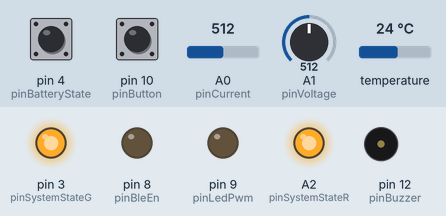
A sketch run on a simulated Arduino Uno, built with avr-gcc and run on an emulated ATmega328P. On the bench: output pins drawn as LEDs (lit = HIGH), buzzer (waves = sounding). The inputs (shaded band) are chosen by the test bench; at power-on: pin 10 (pinButton) HIGH, temperature 24 °C, pin 4 (pinBatteryState) HIGH, A0 (pinCurrent) = 512, A1 (pinVoltage) = 512.

Above: at 1.2 s.
1.3 s: pin 10 (pinButton) pulled LOW for 1 s
5.4 s: temperature set to 12 °C
Timing chart, 0 to 14.9 s (numbered marks = the images above; inputs shaded):
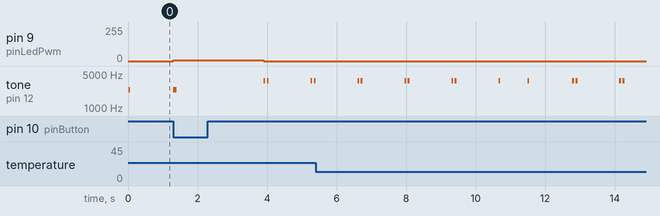

The sketch:

lightsource.ino
```cpp
#include <SoftwareSerial.h>
#include <Thread.h>
#include <OneWire.h>
#include <DallasTemperature.h>

float			valueCurrentF;
float			valueVoltageF;
unsigned short	valueCurrent = 0;
unsigned short	valueVoltage = 0;
unsigned short	valueBatteryState = 0;
unsigned short	valueTemperature = 1234;
unsigned short	valueLedPwm = 0;
unsigned short	valueButtonState = 0;

unsigned char	dataTmpBuzzerMode = 0;
unsigned char	dataTmpBuzzerIndex = 1;
boolean			dataTmpBuzzerIsRun = false;
unsigned short	dataTmpSystemState = 0;
unsigned short	dataTmpLedMode = 0;
unsigned short	dataTmpLedModeOffIndex = 0;
boolean			dataTmpLedModeBack = false;
boolean			dataTmpLedIsOff = false;
boolean			dataTmpButtonIsTouch = false;
boolean			dataTmpWelcome = true;
unsigned short	dataTmpCapacityTime = 0;
boolean			dataTmpBleOff = false;

const char		pinCurrent = A0;
const char		pinVoltage = A1;
const char		pinBatteryTemp = 2;
const char		pinBatteryState = 4;
const char		pinSystemStateG = 3;
const char		pinSystemStateR = A2;
const char		pinBleState = 5;
const char		pinBleTx = 6;
const char		pinBleRx = 7;
const char		pinBleEn = 8;
const char		pinLedPwm = 9;
const char		pinButton = 10;
const char		pinBuzzer = 12;

const float		ADC_RESOLUTION = 5.0f / 1024.0f;
const float		ADC_RESISTIVE = (100000.0f + 47000.0f) / 47000.0f;

SoftwareSerial SerialBle(pinBleTx, pinBleRx);

OneWire oneWire(pinBatteryTemp);
DallasTemperature sensors(&oneWire);

Thread threadSetSerialMOSI = Thread();
Thread threadSetBuzzer = Thread();
Thread threadSetBleOff = Thread();
Thread threadCapacity = Thread();

void setup() {

	Serial.begin(9600);
	SerialBle.begin(9600);

	pinMode(pinBleEn, OUTPUT);
	pinMode(pinBatteryState, INPUT_PULLUP);
	pinMode(pinSystemStateG, OUTPUT);
	pinMode(pinSystemStateR, OUTPUT);
	pinMode(pinBleState, INPUT_PULLUP);
	pinMode(pinBleEn, OUTPUT);
	pinMode(pinLedPwm, OUTPUT);
	pinMode(pinButton, INPUT_PULLUP);
	pinMode(pinBuzzer, OUTPUT);

	digitalWrite(pinSystemStateG, HIGH);
	digitalWrite(pinSystemStateR, HIGH);

	/* Temperature */
	sensors.begin();

	/* Thread */
	threadSetSerialMOSI.onRun(setSerialMOSI);
	threadSetSerialMOSI.setInterval(500);
	threadSetBuzzer.onRun(setBuzzerMode);

	threadCapacity.setInterval(500);
	threadCapacity.onRun(setCapacity);
}

void loop() {

	if (dataTmpWelcome) {
		dataTmpWelcome = false;
		tone(pinBuzzer, 2400, 50);
	}

	getDigitalReadValue();
	updataSerialMISO();
	updataSerialMOSI();
	updataBuzzer();
	updataCapacity();
}

int bufferIndex = 0;
const int bufferSize = 16;
int bufferContainer[bufferSize];
void updataSerialMISO() {
	// 4D 49 00 08 6D

	// Read Packet
	while (SerialBle.available() > 0)
		bufferContainer[bufferIndex++] = SerialBle.read();

	// Reast Buffer Index
	if (bufferIndex > (sizeof(bufferContainer) - 1))
		bufferIndex = 0;

	// Analysis Packet
	for (int i = 0; i < sizeof(bufferContainer); i++) {
		if (bufferContainer[i] == 0x4D && bufferContainer[i + 1] == 0x49 && bufferContainer[i + 4] == 0x6D) {

			setLedPwm(bufferContainer[i + 2]);

			//Serial.print(" >> ");
			//Serial.println(+ bufferContainer[i + 2]);
			//
			//Serial.println("--");
			//for (int j = i; j < (i + 5); j++) {
			//	Serial.print(" ");
			//	Serial.print(bufferContainer[j], HEX);
			//}

			// Debug
			setSystemState(1);
			// setBuzzer(0);

			// Reast Buffer Container
			memset(bufferContainer, 0x00, sizeof(bufferContainer));
			bufferIndex = 0;
			// break;
		}
	}
}

void updataSerialMOSI() {
	if (threadSetSerialMOSI.shouldRun() && !dataTmpBleOff)
		threadSetSerialMOSI.run();
}

void updataBuzzer() {
	if (dataTmpBuzzerIsRun) {
		if (threadSetBuzzer.shouldRun())
			threadSetBuzzer.run();
		if (dataTmpBuzzerIndex == 0)
			dataTmpBuzzerIsRun = false;
	}
}

void updataCapacity() {
	if (threadCapacity.shouldRun())
		threadCapacity.run();
}

/* Analog Read Value */
void getAnalogReadValue() {
	valueCurrent = analogRead(pinCurrent);
	valueVoltage = analogRead(pinVoltage);
}

/* Digital Read Value */
void getDigitalReadValue() {

	// Serial.println(digitalRead(pinBleState));

	if (valueBatteryState != digitalRead(pinBatteryState))
		valueBatteryState = digitalRead(pinBatteryState);

	if (digitalRead(pinButton) == HIGH) {
		valueButtonState = 1;

		if (!dataTmpButtonIsTouch) {
			dataTmpButtonIsTouch = true;
		}
		else {
			dataTmpLedModeOffIndex++;
			if (dataTmpLedModeOffIndex > 8000) {
				dataTmpLedModeOffIndex = 0;
				dataTmpLedIsOff = true;
				setLedMode();
			}
		}
	}

	if (digitalRead(pinButton) == LOW) {
		valueButtonState = 0;

		if (dataTmpButtonIsTouch) {
			dataTmpButtonIsTouch = false;
			if (dataTmpLedIsOff) {
				dataTmpLedIsOff = false;
			}
			else {
				dataTmpLedModeOffIndex = 0;
				setLedMode();
			}
		}
	}
}

/* System State Led */
void setSystemState(int value) {
	dataTmpSystemState = value;
	if (dataTmpSystemState == 11)
		digitalWrite(pinSystemStateR, LOW);
	if (dataTmpSystemState == 10)
		digitalWrite(pinSystemStateR, HIGH);
}

/* LED PWM 設定 */
void setLedPwm(int value) {
	valueLedPwm = value;
	analogWrite(pinLedPwm, valueLedPwm);
}

void setLedMode() {

	if (dataTmpLedIsOff) {
		dataTmpLedMode = 0;
		dataTmpLedModeOffIndex = 0;
		dataTmpLedModeBack = false;
		setLedPwm(0);
		setBuzzer(2);
	}
	else {

		// BZ
		if (dataTmpLedMode == 3)
			setBuzzer(1);
		else
			setBuzzer(0);

		// LED
		switch (dataTmpLedMode) {
		case 0:
			setLedPwm(4);
			break;
		case 1:
			setLedPwm(64);
			break;
		case 2:
			setLedPwm(128);
			break;
		case 3:
			setLedPwm(255);
			break;
		}

		// Mode Index Add
		if (!dataTmpLedModeBack) {
			if (dataTmpLedMode < 3)
				dataTmpLedMode++;
			else
				dataTmpLedModeBack = true;
		}

		// Mode Index Less
		if (dataTmpLedModeBack && dataTmpLedMode > 1) {
			dataTmpLedMode--;
			if (dataTmpLedMode == 1)
				dataTmpLedModeBack = false;
		}

	}
}

/* BLE Data MOSI */
void setSerialMOSI() {
	getAnalogReadValue();
	setSystemState(0);

	sensors.requestTemperatures();
	valueTemperature = sensors.getTempCByIndex(0);

	char dataArray[13];

	dataArray[0] = 0x4D;							//   PacketStart
	dataArray[1] = 0x4F;							//	 PacketMOSI
	dataArray[2] = (valueCurrent >> 8) & 0xFF;		// H Current
	dataArray[3] = valueCurrent & 0xFF;				// L Current
	dataArray[4] = (valueVoltage >> 8) & 0xFF;		// H Voltage
	dataArray[5] = valueVoltage & 0xFF;				// L Voltage
	dataArray[6] = valueBatteryState & 0xFF;		//	 BatteryState
	dataArray[7] = (valueTemperature >> 8) & 0xFF;	// H Temperature
	dataArray[8] = valueTemperature & 0xFF;			// L Temperature
	dataArray[9] = valueLedPwm & 0xFF;				//   LedPwm
	dataArray[10] = valueButtonState & 0xFF;		// L LedPwmTemperature
	unsigned short valueSum = 0;
	for (int i = 2; i < 13; i++)
		valueSum += dataArray[i];
	dataArray[11] = valueSum & 0xFF;				//   PacketSum
	dataArray[12] = 0x6D;							//   PacketEnd

	for (int i = 0; i < sizeof(dataArray); i++)
		SerialBle.print(dataArray[i]);
}

/* Buzzer Mode Setting */
void setBuzzer(int mode) {
	if (!dataTmpBuzzerIsRun) {
		dataTmpBuzzerIsRun = true;
		dataTmpBuzzerMode = mode;
		switch (dataTmpBuzzerMode) {
		case 0:
			threadSetBuzzer.setInterval(100);
			dataTmpBuzzerIndex = 0;
			break;
		case 1:
			threadSetBuzzer.setInterval(100);
			dataTmpBuzzerIndex = 0;
			break;
		case 2:
			threadSetBuzzer.setInterval(100);
			dataTmpBuzzerIndex = 2;
			break;
		case 3:
			threadSetBuzzer.setInterval(500);
			dataTmpBuzzerIndex = 3;
			break;
		}
	}
}

/* Buzzer Mode Database */
void setBuzzerMode() {
	if (dataTmpBuzzerIndex > 0)
		dataTmpBuzzerIndex--;
	switch (dataTmpBuzzerMode) {
	case 0:
		tone(pinBuzzer, 2400, 100);
		break;
	case 1:
		tone(pinBuzzer, 4000, 50);
		break;
	case 2:
		tone(pinBuzzer, 3600, 50);
		break;
	case 3:
		if (dataTmpBuzzerIndex == 2)
			tone(pinBuzzer, 2000, 200);
		if (dataTmpBuzzerIndex == 1)
			tone(pinBuzzer, 1000, 100);
		if (dataTmpBuzzerIndex == 0)
			tone(pinBuzzer, 1000, 100);
		break;
	}
}

/*
>Vcc	>%		>Time	>Led	>BZ
10.8V	10		1s		R		ON
11.0V	20		10s		R		ON
11.2V	40		2s		R
11.4V	50		5s		R
11.6V	60		5s		G/R
11.8V	80		5s		G
12.6V	100		10s		G
*/

void setCapacity() {

	if (valueVoltageF > 11.8) {
		// Serial.println("11.8");
		if ((dataTmpCapacityTime % 5) == 4) {
			digitalWrite(pinSystemStateG, LOW);
			digitalWrite(pinSystemStateR, HIGH);
		}
		else {
			digitalWrite(pinSystemStateG, HIGH);
			digitalWrite(pinSystemStateR, HIGH);
		}
	}
	else if (valueVoltageF > 11.6) {
		// Serial.println("11.6");
		if ((dataTmpCapacityTime % 2) == 1) {
			digitalWrite(pinSystemStateG, LOW);
			digitalWrite(pinSystemStateR, HIGH);
		}
		else {
			digitalWrite(pinSystemStateG, HIGH);
			digitalWrite(pinSystemStateR, HIGH);
		}
	}
	else if (valueVoltageF > 11.4) {
		// Serial.println("11.4");
		if ((dataTmpCapacityTime % 5) == 4) {
			digitalWrite(pinSystemStateG, LOW);
			digitalWrite(pinSystemStateR, LOW);
		}
		else {
			digitalWrite(pinSystemStateG, HIGH);
			digitalWrite(pinSystemStateR, HIGH);
		}
	}
	else if (valueVoltageF > 11.2) {
		// Serial.println("11.2");
		if ((dataTmpCapacityTime % 2) == 1) {
			digitalWrite(pinSystemStateG, LOW);
			digitalWrite(pinSystemStateR, HIGH);
		}
		else {
			digitalWrite(pinSystemStateG, HIGH);
			digitalWrite(pinSystemStateR, LOW);
		}
	}
	else if (valueVoltageF > 11.0) {
		// Serial.println("11.0");
		if ((dataTmpCapacityTime % 5) == 4) {
			digitalWrite(pinSystemStateG, HIGH);
			digitalWrite(pinSystemStateR, LOW);
		}
		else {
			digitalWrite(pinSystemStateG, HIGH);
			digitalWrite(pinSystemStateR, HIGH);
		}
	}
	else if (valueVoltageF > 10.8) {
		// Serial.println("10.8");
		if ((dataTmpCapacityTime % 2) == 1) {
			digitalWrite(pinSystemStateG, HIGH);
			digitalWrite(pinSystemStateR, LOW);
		}
		else {
			digitalWrite(pinSystemStateG, HIGH);
			digitalWrite(pinSystemStateR, HIGH);
		}
		if ((dataTmpCapacityTime % 5) == 4) {
			setBuzzer(0);
		}
	}

	float valueCurrentF = ADC_RESOLUTION * valueCurrent;
	float valueVoltageF = ADC_RESOLUTION * ADC_RESISTIVE * valueVoltage;

	// Serial.print("Current: ");
	// Serial.println(valueCurrentF, 3);
	// Serial.print(", ");
	// Serial.print("Voltage: ");
	// Serial.print(valueVoltageF, 3);
	// Serial.println("");

	if (dataTmpCapacityTime < 99)
		dataTmpCapacityTime++;
	else
		dataTmpCapacityTime = 0;
}
```

Measured:
- after the input at 1.3 s, pin 9 (pinLedPwm): 0/255 → 4/255 at once, → 0/255 2.6 s later
- by itself, tone on pin 12 (pinBuzzer): plays 3600 Hz for 0.05 s, 3600 Hz for 0.05 s, 3600 Hz for 0.05 s, 3600 Hz for 0.05 s, 3600 Hz for 0.05 s, 3600 Hz for 0.05 s … (12 notes in this stretch)
